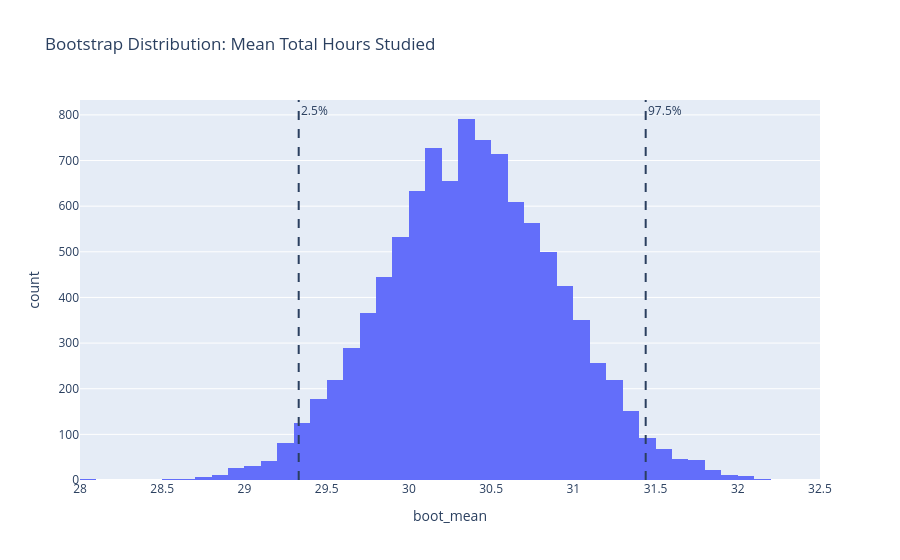
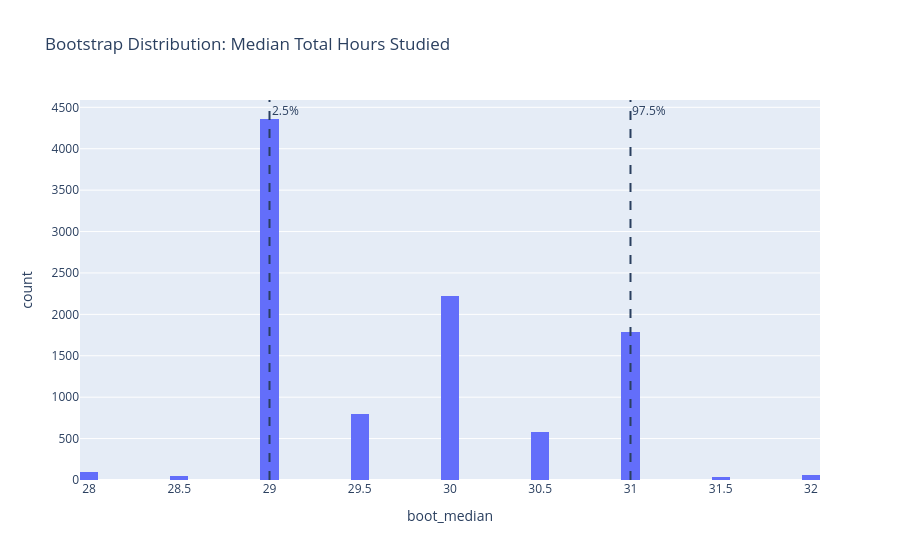
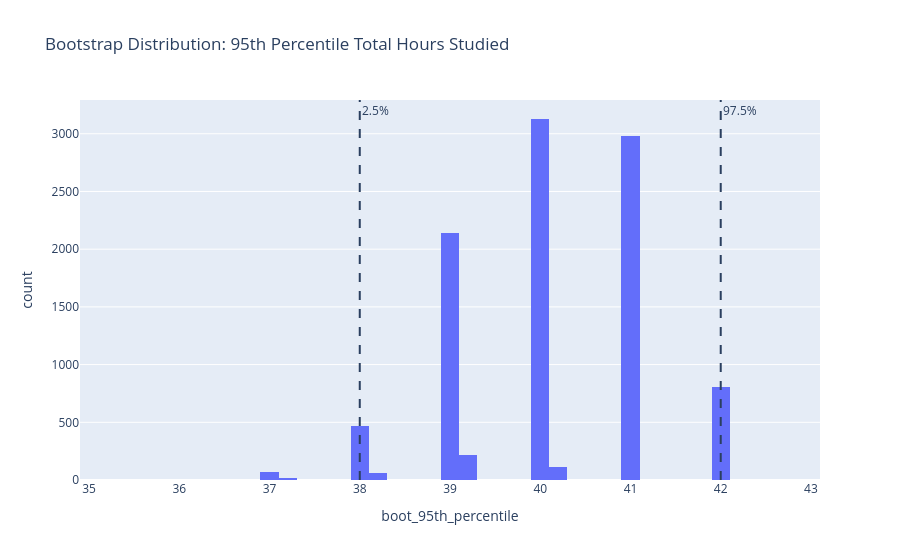

Notebook code cell kept with these figures, in order:
### Markdown cell above
Part A: The two CIs are similar and it's expected because the sample is symmetric 

Part B: The median's CI tells that the true population median is estimated fairly precisely, with only 2 point range of plausible values at 95% confidence.

Part C: The 95th percentile's CI tends to be wider because it's estimated from only the small handful of observations near the tail of the distribution. The median for the contraru gets the weight of data clustered near the center.

### Code cell
bootstrap_df = pd.DataFrame({
    "boot_mean": boot_means,
    "boot_median": boot_medians,
    "boot_95th_percentile": boot_95th_percentile,
})

fig_mean = px.histogram(
    bootstrap_df,
    x="boot_mean",
    nbins=50,
    title="Bootstrap Distribution: Mean Total Hours Studied",
)
fig_mean.add_vline(x=ci_mean[0], line_dash="dash", annotation_text="2.5%")
fig_mean.add_vline(x=ci_mean[1], line_dash="dash", annotation_text="97.5%")
fig_mean.show()

fig_median = px.histogram(
    bootstrap_df,
    x="boot_median",
    nbins=50,
    title="Bootstrap Distribution: Median Total Hours Studied",
)
fig_median.add_vline(x=ci_median[0], line_dash="dash", annotation_text="2.5%")
fig_median.add_vline(x=ci_median[1], line_dash="dash", annotation_text="97.5%")
fig_median.show()

fig_95th = px.histogram(
    bootstrap_df,
    x="boot_95th_percentile",
    nbins=50,
    title="Bootstrap Distribution: 95th Percentile Total Hours Studied",
)
fig_95th.add_vline(x=ci_95th[0], line_dash="dash", annotation_text="2.5%")
fig_95th.add_vline(x=ci_95th[1], line_dash="dash", annotation_text="97.5%")
fig_95th.show()

### Figure 1 — Plotly figure (JSON) as saved in the notebook; plotly's stock layout.template omitted (floating-point values rounded to 4 significant figures; data arrays with more than 128 entries replaced by an {"elided": "..."} marker saying what was removed)
{"data": [{"bingroup": "x", "hovertemplate": "boot_mean=%{x}<br>count=%{y}<extra></extra>", "legendgroup": "", "marker": {"color": "#636efa", "pattern": {"shape": ""}}, "name": "", "nbinsx": 50, "orientation": "v", "showlegend": false, "type": "histogram", "x": {"elided": "10000 float values"}, "xaxis": "x", "yaxis": "y"}], "layout": {"annotations": [{"showarrow": false, "text": "2.5%", "x": 29.33, "xanchor": "left", "xref": "x", "y": 1, "yanchor": "top", "yref": "y domain"}, {"showarrow": false, "text": "97.5%", "x": 31.44, "xanchor": "left", "xref": "x", "y": 1, "yanchor": "top", "yref": "y domain"}], "barmode": "relative", "legend": {"tracegroupgap": 0}, "shapes": [{"line": {"dash": "dash"}, "type": "line", "x0": 29.33, "x1": 29.33, "xref": "x", "y0": 0, "y1": 1, "yref": "y domain"}, {"line": {"dash": "dash"}, "type": "line", "x0": 31.44, "x1": 31.44, "xref": "x", "y0": 0, "y1": 1, "yref": "y domain"}], "title": {"text": "Bootstrap Distribution: Mean Total Hours Studied"}, "xaxis": {"anchor": "y", "domain": [0, 1], "title": {"text": "boot_mean"}}, "yaxis": {"anchor": "x", "domain": [0, 1], "title": {"text": "count"}}}}

### Figure 2 — Plotly figure (JSON) as saved in the notebook; plotly's stock layout.template omitted (floating-point values rounded to 4 significant figures; data arrays with more than 128 entries replaced by an {"elided": "..."} marker saying what was removed)
{"data": [{"bingroup": "x", "hovertemplate": "boot_median=%{x}<br>count=%{y}<extra></extra>", "legendgroup": "", "marker": {"color": "#636efa", "pattern": {"shape": ""}}, "name": "", "nbinsx": 50, "orientation": "v", "showlegend": false, "type": "histogram", "x": {"elided": "10000 float values"}, "xaxis": "x", "yaxis": "y"}], "layout": {"annotations": [{"showarrow": false, "text": "2.5%", "x": 29, "xanchor": "left", "xref": "x", "y": 1, "yanchor": "top", "yref": "y domain"}, {"showarrow": false, "text": "97.5%", "x": 31, "xanchor": "left", "xref": "x", "y": 1, "yanchor": "top", "yref": "y domain"}], "barmode": "relative", "legend": {"tracegroupgap": 0}, "shapes": [{"line": {"dash": "dash"}, "type": "line", "x0": 29, "x1": 29, "xref": "x", "y0": 0, "y1": 1, "yref": "y domain"}, {"line": {"dash": "dash"}, "type": "line", "x0": 31, "x1": 31, "xref": "x", "y0": 0, "y1": 1, "yref": "y domain"}], "title": {"text": "Bootstrap Distribution: Median Total Hours Studied"}, "xaxis": {"anchor": "y", "domain": [0, 1], "title": {"text": "boot_median"}}, "yaxis": {"anchor": "x", "domain": [0, 1], "title": {"text": "count"}}}}

### Figure 3 — Plotly figure (JSON) as saved in the notebook; plotly's stock layout.template omitted (floating-point values rounded to 4 significant figures; data arrays with more than 128 entries replaced by an {"elided": "..."} marker saying what was removed)
{"data": [{"bingroup": "x", "hovertemplate": "boot_95th_percentile=%{x}<br>count=%{y}<extra></extra>", "legendgroup": "", "marker": {"color": "#636efa", "pattern": {"shape": ""}}, "name": "", "nbinsx": 50, "orientation": "v", "showlegend": false, "type": "histogram", "x": {"elided": "10000 float values"}, "xaxis": "x", "yaxis": "y"}], "layout": {"annotations": [{"showarrow": false, "text": "2.5%", "x": 38, "xanchor": "left", "xref": "x", "y": 1, "yanchor": "top", "yref": "y domain"}, {"showarrow": false, "text": "97.5%", "x": 42, "xanchor": "left", "xref": "x", "y": 1, "yanchor": "top", "yref": "y domain"}], "barmode": "relative", "legend": {"tracegroupgap": 0}, "shapes": [{"line": {"dash": "dash"}, "type": "line", "x0": 38, "x1": 38, "xref": "x", "y0": 0, "y1": 1, "yref": "y domain"}, {"line": {"dash": "dash"}, "type": "line", "x0": 42, "x1": 42, "xref": "x", "y0": 0, "y1": 1, "yref": "y domain"}], "title": {"text": "Bootstrap Distribution: 95th Percentile Total Hours Studied"}, "xaxis": {"anchor": "y", "domain": [0, 1], "title": {"text": "boot_95th_percentile"}}, "yaxis": {"anchor": "x", "domain": [0, 1], "title": {"text": "count"}}}}
